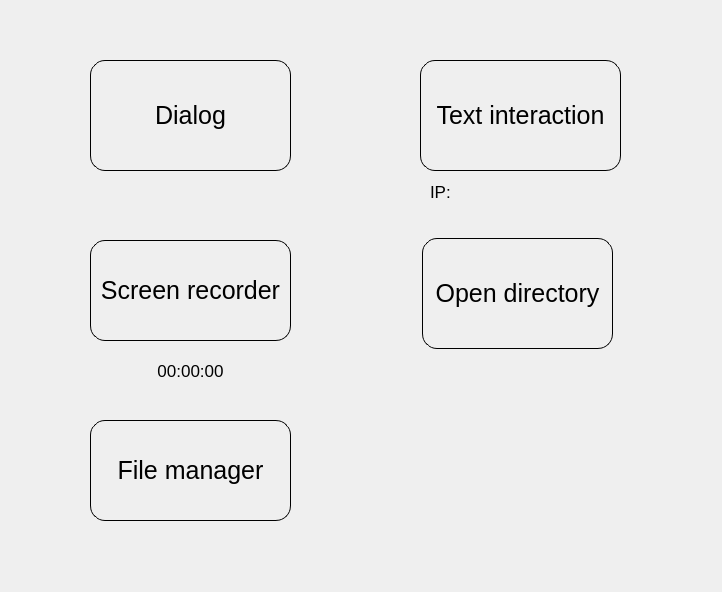
<?xml version="1.0" encoding="UTF-8"?>
<ui version="4.0">
 <class>MainWindow</class>
 <widget class="QMainWindow" name="MainWindow">
  <property name="geometry">
   <rect>
    <x>0</x>
    <y>0</y>
    <width>722</width>
    <height>592</height>
   </rect>
  </property>
  <property name="sizePolicy">
   <sizepolicy hsizetype="Fixed" vsizetype="Fixed">
    <horstretch>0</horstretch>
    <verstretch>0</verstretch>
   </sizepolicy>
  </property>
  <property name="windowTitle">
   <string>Qt Demo</string>
  </property>
  <widget class="QWidget" name="centralwidget">
   <widget class="QLabel" name="time">
    <property name="geometry">
     <rect>
      <x>110</x>
      <y>360</y>
      <width>161</width>
      <height>21</height>
     </rect>
    </property>
    <property name="font">
     <font>
      <pointsize>13</pointsize>
     </font>
    </property>
    <property name="layoutDirection">
     <enum>Qt::LeftToRight</enum>
    </property>
    <property name="text">
     <string>00:00:00</string>
    </property>
    <property name="alignment">
     <set>Qt::AlignCenter</set>
    </property>
   </widget>
   <widget class="QPushButton" name="set_ip">
    <property name="geometry">
     <rect>
      <x>420</x>
      <y>60</y>
      <width>201</width>
      <height>111</height>
     </rect>
    </property>
    <property name="sizePolicy">
     <sizepolicy hsizetype="Minimum" vsizetype="Expanding">
      <horstretch>0</horstretch>
      <verstretch>0</verstretch>
     </sizepolicy>
    </property>
    <property name="styleSheet">
     <string notr="true">border: 1px solid black;
border-radius: 15px;
font-size: 25px;</string>
    </property>
    <property name="text">
     <string>Text interaction</string>
    </property>
   </widget>
   <widget class="QPushButton" name="file_2">
    <property name="geometry">
     <rect>
      <x>90</x>
      <y>420</y>
      <width>201</width>
      <height>101</height>
     </rect>
    </property>
    <property name="sizePolicy">
     <sizepolicy hsizetype="Minimum" vsizetype="Expanding">
      <horstretch>0</horstretch>
      <verstretch>0</verstretch>
     </sizepolicy>
    </property>
    <property name="styleSheet">
     <string notr="true">border: 1px solid black;
border-radius: 15px;
font-size: 25px;</string>
    </property>
    <property name="text">
     <string>File manager</string>
    </property>
   </widget>
   <widget class="QPushButton" name="dialog">
    <property name="geometry">
     <rect>
      <x>90</x>
      <y>60</y>
      <width>201</width>
      <height>111</height>
     </rect>
    </property>
    <property name="sizePolicy">
     <sizepolicy hsizetype="Minimum" vsizetype="Expanding">
      <horstretch>0</horstretch>
      <verstretch>0</verstretch>
     </sizepolicy>
    </property>
    <property name="styleSheet">
     <string notr="true">border: 1px solid black;
border-radius: 15px;
font-size: 25px;</string>
    </property>
    <property name="text">
     <string>Dialog</string>
    </property>
   </widget>
   <widget class="QPushButton" name="video">
    <property name="geometry">
     <rect>
      <x>90</x>
      <y>240</y>
      <width>201</width>
      <height>101</height>
     </rect>
    </property>
    <property name="sizePolicy">
     <sizepolicy hsizetype="Minimum" vsizetype="Expanding">
      <horstretch>0</horstretch>
      <verstretch>0</verstretch>
     </sizepolicy>
    </property>
    <property name="styleSheet">
     <string notr="true">border: 1px solid black;
border-radius: 15px;
font-size: 25px;</string>
    </property>
    <property name="text">
     <string>Screen recorder</string>
    </property>
   </widget>
   <widget class="QPushButton" name="file">
    <property name="geometry">
     <rect>
      <x>422</x>
      <y>238</y>
      <width>191</width>
      <height>111</height>
     </rect>
    </property>
    <property name="sizePolicy">
     <sizepolicy hsizetype="Minimum" vsizetype="Expanding">
      <horstretch>0</horstretch>
      <verstretch>0</verstretch>
     </sizepolicy>
    </property>
    <property name="styleSheet">
     <string notr="true">border: 1px solid black;
border-radius: 15px;
font-size: 25px;</string>
    </property>
    <property name="text">
     <string>Open directory</string>
    </property>
   </widget>
   <widget class="QLabel" name="label_3">
    <property name="geometry">
     <rect>
      <x>430</x>
      <y>180</y>
      <width>63</width>
      <height>23</height>
     </rect>
    </property>
    <property name="font">
     <font>
      <pointsize>13</pointsize>
     </font>
    </property>
    <property name="text">
     <string>IP:</string>
    </property>
   </widget>
   <widget class="QLabel" name="ip">
    <property name="geometry">
     <rect>
      <x>506</x>
      <y>180</y>
      <width>141</width>
      <height>23</height>
     </rect>
    </property>
    <property name="font">
     <font>
      <pointsize>13</pointsize>
     </font>
    </property>
    <property name="text">
     <string/>
    </property>
   </widget>
  </widget>
 </widget>
 <tabstops>
  <tabstop>dialog</tabstop>
  <tabstop>video</tabstop>
  <tabstop>file</tabstop>
  <tabstop>set_ip</tabstop>
  <tabstop>file_2</tabstop>
 </tabstops>
 <resources/>
 <connections/>
</ui>
